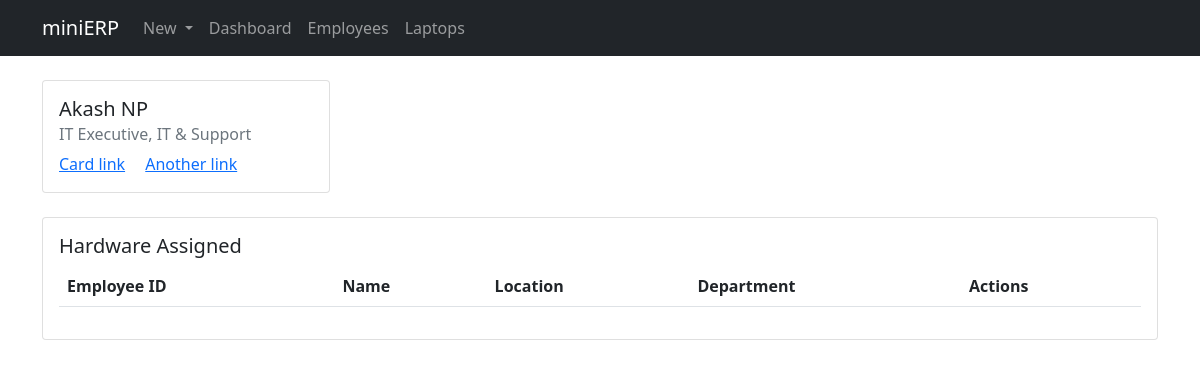
Page /employee/1 on the committed database.
### hardware/models.py (models this page shows, shortened)
class Employee(models.Model):
    EMPLOYEE_STATUS = (
        ('Active', 'Active'),
        ('InActive', 'Inactive'),
    )
    emp_id = models.AutoField(primary_key=True, editable=False)
    dept_id = models.ForeignKey(Department, null=True, on_delete=models.SET_NULL)
    desig_id = models.ForeignKey(Designation, null=True, on_delete=models.SET_NULL)
    username = models.ForeignKey(User, null=True, on_delete=models.SET_NULL)
    emp_name = models.CharField(max_length=100, null=True)
    emp_email = models.CharField(max_length=100, null=True)
    emp_phone = models.IntegerField(null=True)
    emp_status = models.CharField(max_length=10, null=True, choices=EMPLOYEE_STATUS)
    loc_id = models.ForeignKey(Location, null=True, blank=False, on_delete=models.SET_NULL)
    emp_date_joined = models.DateField
    emp_date_exited = models.DateField
    emp_date_created = models.DateField(auto_now_add=True)

class Designation(models.Model):
    dept_id = models.ForeignKey(Department, null=True, on_delete=models.SET_NULL)
    designation_id = models.AutoField(primary_key=True, editable=False)
    designation = models.CharField(max_length=20, null=False, blank=False)
    def __str__(self):
        return self.designation

class Department(models.Model):
    department_id = models.AutoField(primary_key=True, editable=False)
    dept_name = models.CharField(max_length=50, null=False, blank=False)
    def __str__(self):
        return self.dept_name

### hardware/views.py (the view)
# urls.py: path('employee/<str:pk>', views.employee, name='employee'),
def employee(request, pk):
    employee_info = Employee.objects.get(emp_id=pk)
    context = {'employee_info': employee_info}
    return render(request, 'hardware/employee.html', context)

### hardware/templates/hardware/employee.html (shortened to what this page needs)
{% extends 'hardware/main.html' %}
{% block content %}
    <div class="container">
        <div class="card" style="width: 18rem;">
            <div class="card-body">
            <h5 class="card-title">{{employee_info.emp_name}}</h5>
            <h6 class="card-subtitle mb-2 text-muted">{{employee_info.desig_id}}, {{employee_info.dept_id}}</h6>
            <a href="#" class="card-link">Card link</a>
            <a href="#" class="card-link">Another link</a>
            </div>
        </div>
    </div>
    <div class="container my-4">
        <div class="row">
            <div class="col">
                <div class="card card-body">
                    <h5 class="card-title">Hardware Assigned</h5>
                    <table class="table table-stripped">
                        <thead>
                          <tr>
                            <th scope="col">Employee ID</th>
                            <th scope="col">Name</th>
                            <th scope="col">Location</th>
                            <th scope="col">Department</th>
                            <th scope="col">Actions</th>
                          </tr>
                        </thead>
                    </table>
                </div>
            </div>
        </div>
    </div>
{% endblock %}

### rows in the picture
Employee: emp_name "Akash NP", desig_id "IT Executive", dept_id "IT & Support"
